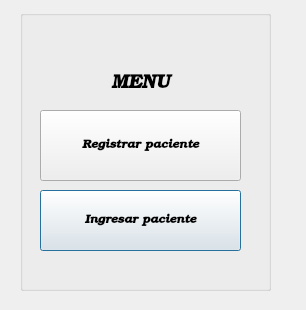
<?xml version="1.0" encoding="UTF-8"?>
<ui version="4.0">
 <class>menu</class>
 <widget class="QDialog" name="menu">
  <property name="geometry">
   <rect>
    <x>0</x>
    <y>0</y>
    <width>306</width>
    <height>310</height>
   </rect>
  </property>
  <property name="font">
   <font>
    <family>URW Bookman L</family>
    <weight>75</weight>
    <italic>true</italic>
    <bold>true</bold>
   </font>
  </property>
  <property name="windowTitle">
   <string>Dialog</string>
  </property>
  <widget class="QGroupBox" name="groupBox">
   <property name="geometry">
    <rect>
     <x>20</x>
     <y>10</y>
     <width>251</width>
     <height>281</height>
    </rect>
   </property>
   <property name="title">
    <string/>
   </property>
   <widget class="QPushButton" name="prueba">
    <property name="geometry">
     <rect>
      <x>20</x>
      <y>180</y>
      <width>201</width>
      <height>61</height>
     </rect>
    </property>
    <property name="text">
     <string>Ingresar paciente</string>
    </property>
   </widget>
   <widget class="QPushButton" name="pushButton">
    <property name="geometry">
     <rect>
      <x>20</x>
      <y>100</y>
      <width>201</width>
      <height>71</height>
     </rect>
    </property>
    <property name="text">
     <string>Registrar paciente</string>
    </property>
   </widget>
   <widget class="QLabel" name="label">
    <property name="geometry">
     <rect>
      <x>50</x>
      <y>60</y>
      <width>141</width>
      <height>31</height>
     </rect>
    </property>
    <property name="text">
     <string>&lt;html&gt;&lt;head/&gt;&lt;body&gt;&lt;p align=&quot;center&quot;&gt;&lt;span style=&quot; font-size:14pt;&quot;&gt;MENU&lt;/span&gt;&lt;/p&gt;&lt;/body&gt;&lt;/html&gt;</string>
    </property>
   </widget>
  </widget>
 </widget>
 <resources/>
 <connections/>
</ui>
